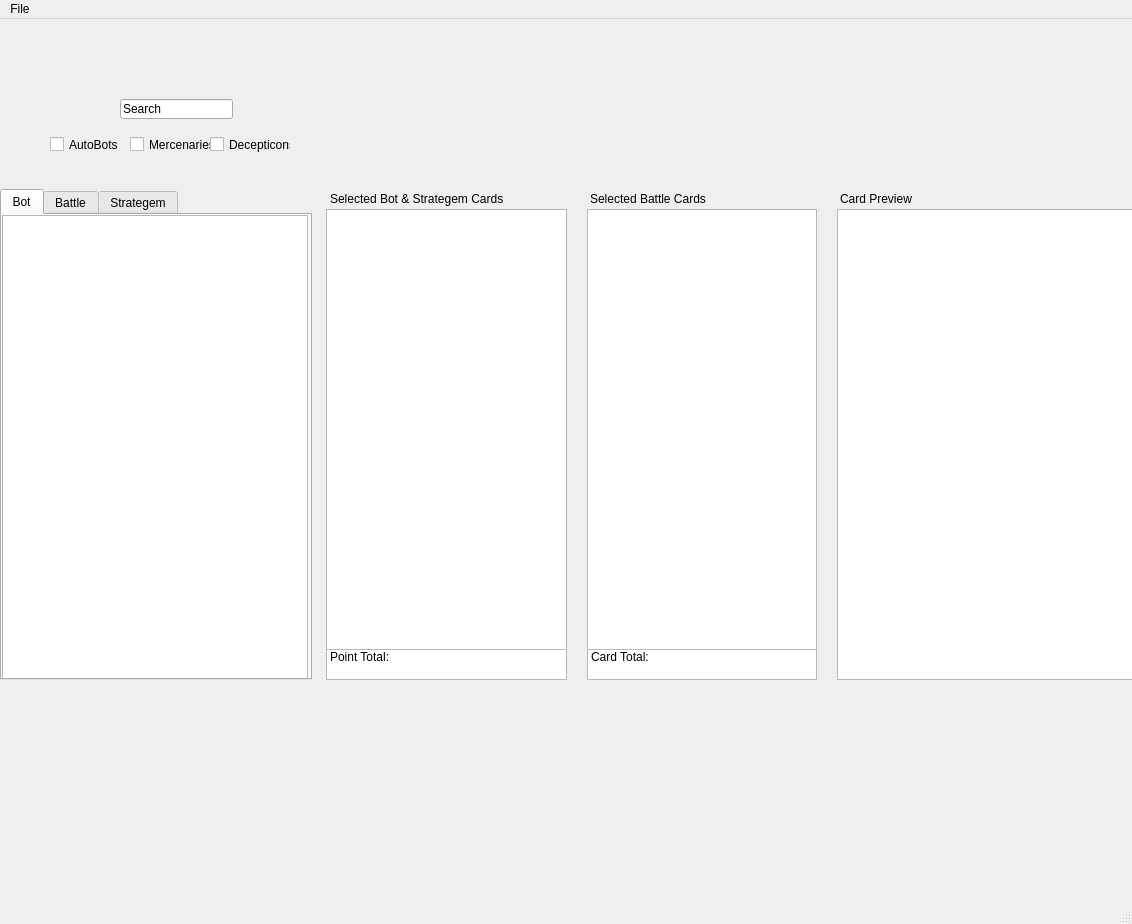
<?xml version="1.0" encoding="UTF-8"?>
<ui version="4.0">
 <class>MainWindow</class>
 <widget class="QMainWindow" name="MainWindow">
  <property name="geometry">
   <rect>
    <x>0</x>
    <y>0</y>
    <width>1132</width>
    <height>924</height>
   </rect>
  </property>
  <property name="windowTitle">
   <string>MainWindow</string>
  </property>
  <widget class="QWidget" name="centralwidget">
   <widget class="QTabWidget" name="CardsList">
    <property name="geometry">
     <rect>
      <x>0</x>
      <y>170</y>
      <width>312</width>
      <height>491</height>
     </rect>
    </property>
    <property name="toolTip">
     <string>&lt;html&gt;&lt;head/&gt;&lt;body&gt;&lt;p&gt;Battle Cards&lt;/p&gt;&lt;/body&gt;&lt;/html&gt;</string>
    </property>
    <property name="currentIndex">
     <number>0</number>
    </property>
    <widget class="QWidget" name="tab">
     <attribute name="title">
      <string>Bot</string>
     </attribute>
     <widget class="QListWidget" name="BotCardList">
      <property name="geometry">
       <rect>
        <x>0</x>
        <y>0</y>
        <width>306</width>
        <height>471</height>
       </rect>
      </property>
     </widget>
    </widget>
    <widget class="QWidget" name="tab_3">
     <attribute name="title">
      <string>Battle</string>
     </attribute>
     <widget class="QListWidget" name="BattleCardList">
      <property name="geometry">
       <rect>
        <x>0</x>
        <y>0</y>
        <width>306</width>
        <height>471</height>
       </rect>
      </property>
     </widget>
     <widget class="QScrollBar" name="verticalScrollBar_3">
      <property name="geometry">
       <rect>
        <x>306</x>
        <y>-1</y>
        <width>20</width>
        <height>471</height>
       </rect>
      </property>
      <property name="orientation">
       <enum>Qt::Vertical</enum>
      </property>
     </widget>
    </widget>
    <widget class="QWidget" name="tab_2">
     <attribute name="title">
      <string>Strategem</string>
     </attribute>
     <widget class="QScrollBar" name="verticalScrollBar_2">
      <property name="geometry">
       <rect>
        <x>306</x>
        <y>-1</y>
        <width>20</width>
        <height>471</height>
       </rect>
      </property>
      <property name="orientation">
       <enum>Qt::Vertical</enum>
      </property>
     </widget>
     <widget class="QListWidget" name="StrategemCardList">
      <property name="geometry">
       <rect>
        <x>0</x>
        <y>0</y>
        <width>306</width>
        <height>471</height>
       </rect>
      </property>
     </widget>
     <zorder>StrategemCardList</zorder>
     <zorder>verticalScrollBar_2</zorder>
    </widget>
   </widget>
   <widget class="QCheckBox" name="checkBox">
    <property name="geometry">
     <rect>
      <x>50</x>
      <y>110</y>
      <width>81</width>
      <height>31</height>
     </rect>
    </property>
    <property name="text">
     <string>AutoBots</string>
    </property>
   </widget>
   <widget class="QCheckBox" name="checkBox_2">
    <property name="geometry">
     <rect>
      <x>130</x>
      <y>110</y>
      <width>81</width>
      <height>31</height>
     </rect>
    </property>
    <property name="text">
     <string>Mercenaries</string>
    </property>
   </widget>
   <widget class="QCheckBox" name="checkBox_3">
    <property name="geometry">
     <rect>
      <x>210</x>
      <y>110</y>
      <width>81</width>
      <height>31</height>
     </rect>
    </property>
    <property name="text">
     <string>Decepticons</string>
    </property>
   </widget>
   <widget class="QLineEdit" name="SearchBar">
    <property name="geometry">
     <rect>
      <x>120</x>
      <y>80</y>
      <width>113</width>
      <height>20</height>
     </rect>
    </property>
    <property name="autoFillBackground">
     <bool>false</bool>
    </property>
    <property name="text">
     <string>Search</string>
    </property>
   </widget>
   <widget class="QGraphicsView" name="CardPreview">
    <property name="geometry">
     <rect>
      <x>837</x>
      <y>190</y>
      <width>296</width>
      <height>471</height>
     </rect>
    </property>
   </widget>
   <widget class="QListWidget" name="SelectedBotAndStrategemCards">
    <property name="geometry">
     <rect>
      <x>326</x>
      <y>190</y>
      <width>241</width>
      <height>441</height>
     </rect>
    </property>
   </widget>
   <widget class="QListWidget" name="SelectedBattleCards">
    <property name="geometry">
     <rect>
      <x>587</x>
      <y>190</y>
      <width>230</width>
      <height>441</height>
     </rect>
    </property>
   </widget>
   <widget class="QListWidget" name="PointTotal">
    <property name="geometry">
     <rect>
      <x>326</x>
      <y>630</y>
      <width>241</width>
      <height>31</height>
     </rect>
    </property>
    <property name="layoutDirection">
     <enum>Qt::LeftToRight</enum>
    </property>
    <item>
     <property name="text">
      <string>Point Total:</string>
     </property>
    </item>
   </widget>
   <widget class="QListWidget" name="CardTotal">
    <property name="geometry">
     <rect>
      <x>587</x>
      <y>630</y>
      <width>230</width>
      <height>31</height>
     </rect>
    </property>
    <item>
     <property name="text">
      <string>Card Total:</string>
     </property>
    </item>
   </widget>
   <widget class="QLabel" name="label">
    <property name="geometry">
     <rect>
      <x>330</x>
      <y>170</y>
      <width>231</width>
      <height>20</height>
     </rect>
    </property>
    <property name="text">
     <string>Selected Bot &amp; Strategem Cards</string>
    </property>
   </widget>
   <widget class="QLabel" name="label_2">
    <property name="geometry">
     <rect>
      <x>590</x>
      <y>170</y>
      <width>231</width>
      <height>20</height>
     </rect>
    </property>
    <property name="text">
     <string>Selected Battle Cards</string>
    </property>
   </widget>
   <widget class="QLabel" name="label_3">
    <property name="geometry">
     <rect>
      <x>840</x>
      <y>170</y>
      <width>231</width>
      <height>20</height>
     </rect>
    </property>
    <property name="text">
     <string>Card Preview</string>
    </property>
   </widget>
  </widget>
  <widget class="QMenuBar" name="menubar">
   <property name="geometry">
    <rect>
     <x>0</x>
     <y>0</y>
     <width>1132</width>
     <height>21</height>
    </rect>
   </property>
   <widget class="QMenu" name="menuFile">
    <property name="title">
     <string>File</string>
    </property>
    <addaction name="actionSave"/>
    <addaction name="actionSave_As"/>
    <addaction name="actionNew"/>
    <addaction name="actionExit"/>
   </widget>
   <addaction name="menuFile"/>
  </widget>
  <widget class="QStatusBar" name="statusbar"/>
  <action name="actionSave">
   <property name="text">
    <string>Save</string>
   </property>
  </action>
  <action name="actionSave_As">
   <property name="text">
    <string>Save As</string>
   </property>
  </action>
  <action name="actionNew">
   <property name="text">
    <string>New</string>
   </property>
  </action>
  <action name="actionExit">
   <property name="text">
    <string>Exit</string>
   </property>
  </action>
 </widget>
 <resources/>
 <connections/>
</ui>
